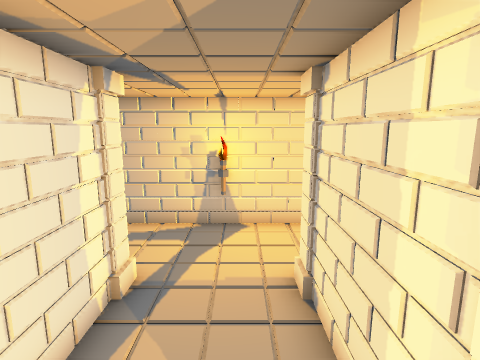
view 1 (above)

16 first-person views from a walk through a scene from a Unity 3-D project. The camera is 1.5 m above the floor, tilts 10° down and sees 80° across. The floor is counted in squares, 0.5 m on a side. Each view is taken from the middle of a square. On the plan, view 1 faces up. The plan holds only what a view shows up to about 20 squares ahead; the rest is blank. The player character is not drawn.

view 2
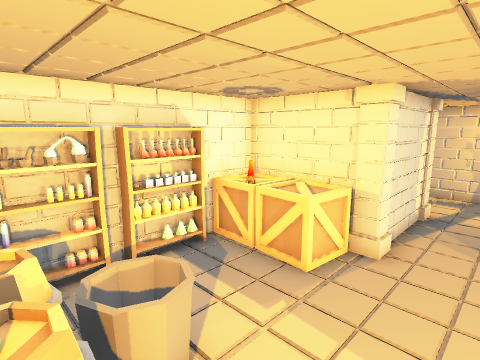

view 3
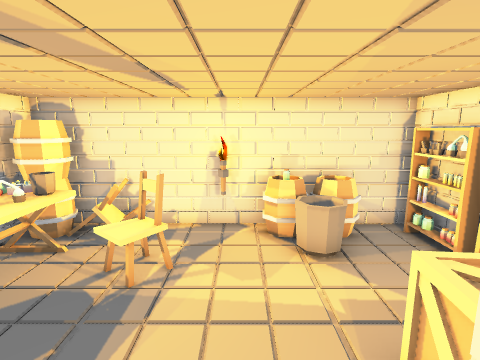

view 4
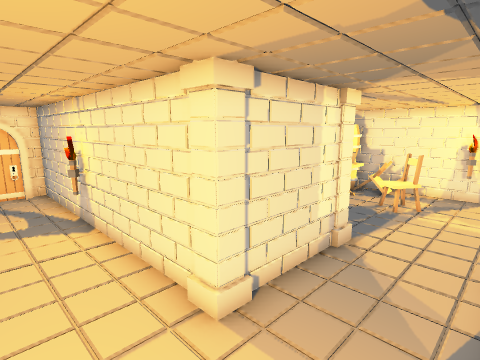

view 5
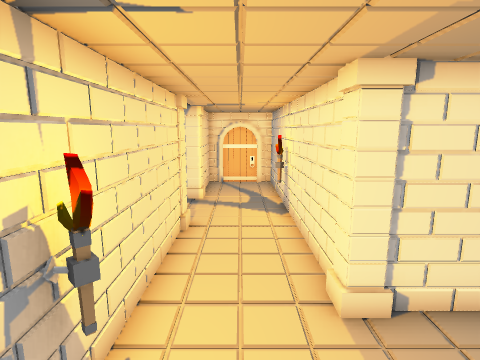

view 6
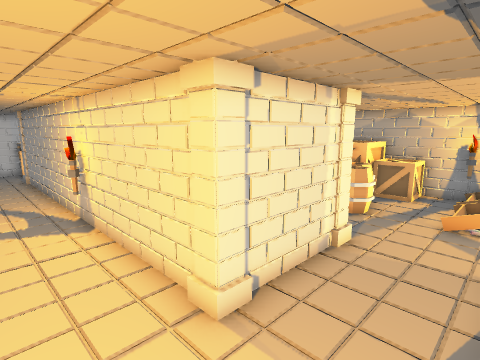

view 7
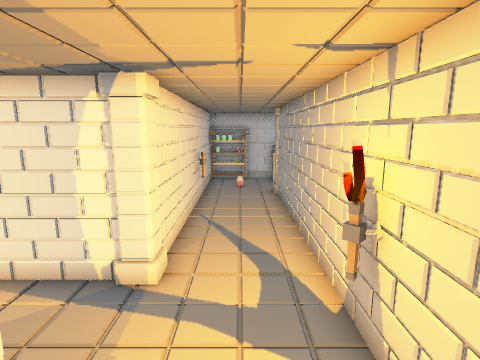

view 8
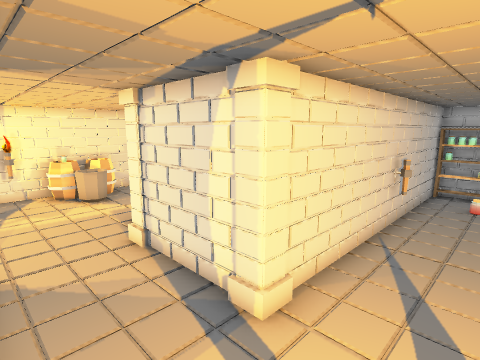

view 9
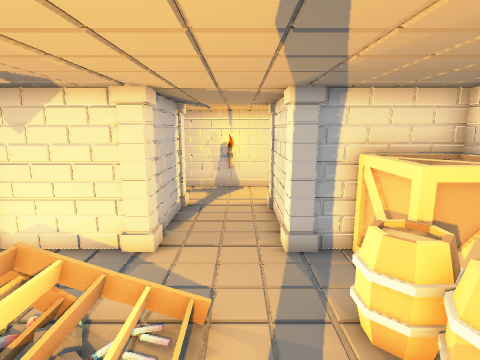

view 10
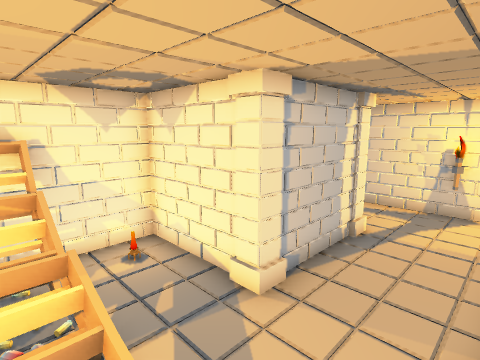

view 11
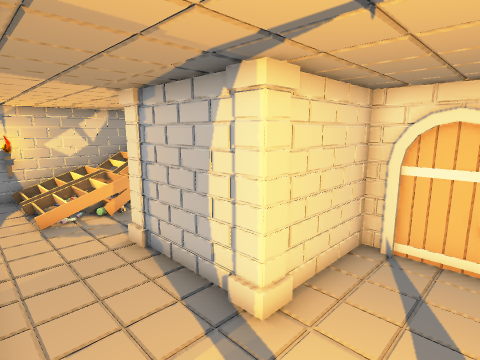

view 12
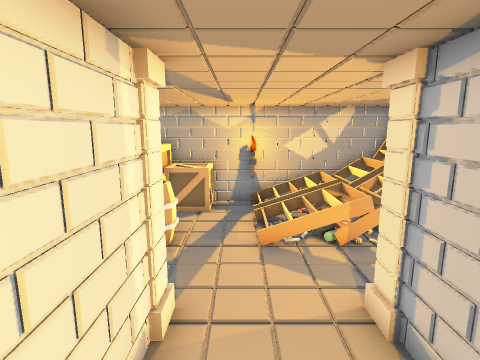

view 13
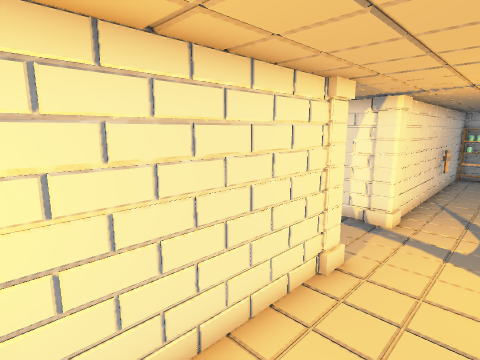

view 14
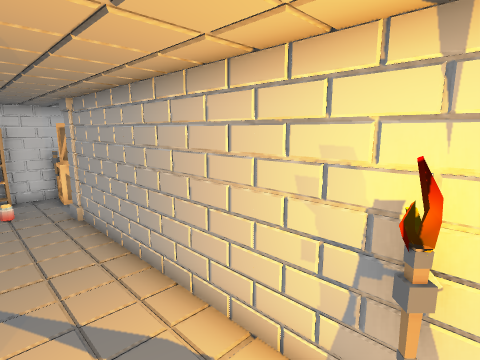

view 15
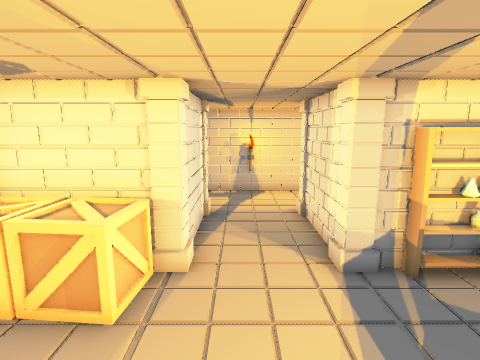

view 16
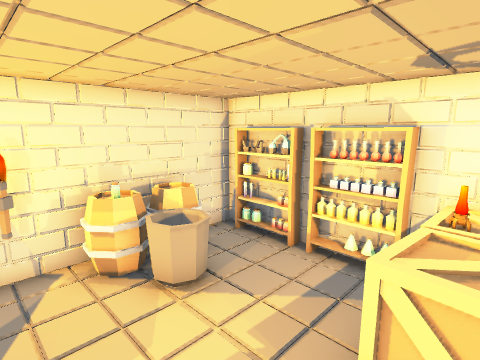

### Floor plan
Key: @ floor where view 1 was taken; # wall or solid block; . floor; / step, stairs or slope; = window, fence, low wall or low ledge; C column.
Columns run from 14 left of view 1 to 13 right of it. Each row starts with its distance up from view 1.
 21                  ##########
 20                   ##=.#####
 19                   ###.  ###
 18                   ##..  ###
 17                   ##..  ###
 16                  ##=..  ####
 15                  ## .......#
 14                  #=........#
 13                  ##C#..#C###
 12                     #..#
 11                     #..#
 10                     #..#
  9 ###################C#..#C###
  8 #..........................#
  7 #./........................#
  6 #..........................#
  5 ###########C#..#C###########
  4             #..#
  3             #..#
  2             #..#
  1          ##C#..#C#
  0         ###=..@..#
 -1         #==#.....
 -2         #........
 -3         #...... .#
 -4         #..#...###
 -5         #.###....#
 -6         ######..##
 -7          #########

Positions as (right, up) in squares from view 1, and headings:
1: (0, 0), facing up
2: (0, -6), facing up-left
3: (-1, 2), facing down
4: (-2, 8), facing down-right
5: (-3, 7), facing right
6: (9, 6), facing up-left
7: (3, 7), facing left
8: (1, 8), facing down-left
9: (7, 20), facing down
10: (6, 17), facing down-right
11: (6, 6), facing up-right
12: (7, 9), facing up
13: (7, 8), facing down-left
14: (0, 6), facing up-left
15: (-1, -5), facing up
16: (0, 0), facing down-left
